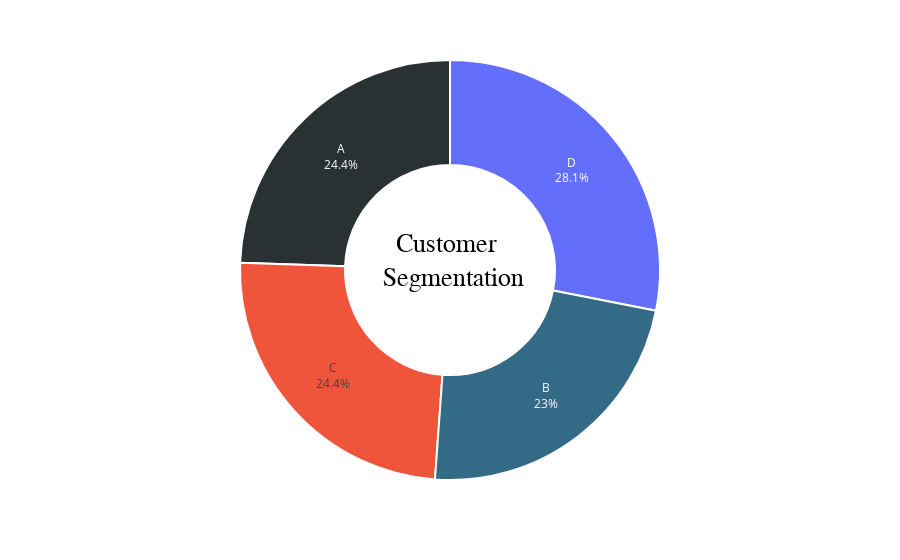

The notebook cell this image was saved under:
### Code cell
plot_data = data.groupby('Segmentation')['Segmentation'].agg(['count']).reset_index()
fig =px.pie (plot_data, values = plot_data['count'], names = plot_data['Segmentation'])
fig.update_traces(textposition = 'inside', textinfo ='percent + label', hole =0.5, 
                 marker = dict
                (colors = ['#2A3132', '#336B87'], line = dict(color = 'white', width = 2)))
fig.update_layout (title_text = 'Customer <br> Segmentation', title_x = 0.5, title_y = 0.55, title_font_size= 26,
                  title_font_family = 'calibri', title_font_color = 'Black', showlegend = False)
fig.show()

### Figure 1 — Plotly figure (JSON) as saved in the notebook; plotly's stock layout.template omitted (floating-point values rounded to 4 significant figures)
{"data": [{"domain": {"x": [0, 1], "y": [0, 1]}, "hole": 0.5, "hovertemplate": "Segmentation=%{label}<br>count=%{value}<extra></extra>", "labels": ["A", "B", "C", "D"], "legendgroup": "", "marker": {"colors": ["#2A3132", "#336B87"], "line": {"color": "white", "width": 2}}, "name": "", "showlegend": true, "textinfo": "percent+label", "textposition": "inside", "type": "pie", "values": [1972, 1858, 1970, 2268]}], "layout": {"legend": {"tracegroupgap": 0}, "margin": {"t": 60}, "showlegend": false, "title": {"font": {"color": "Black", "family": "calibri", "size": 26}, "text": "Customer <br> Segmentation", "x": 0.5, "y": 0.55}}}
